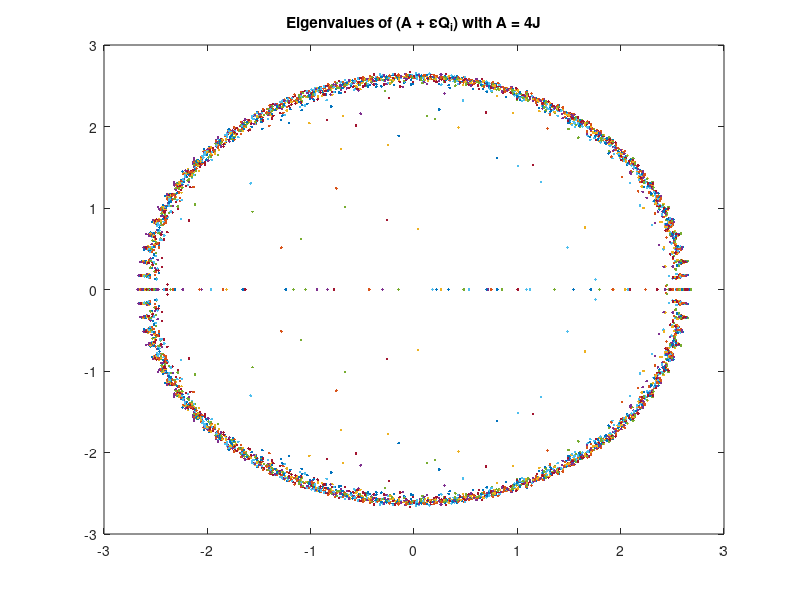
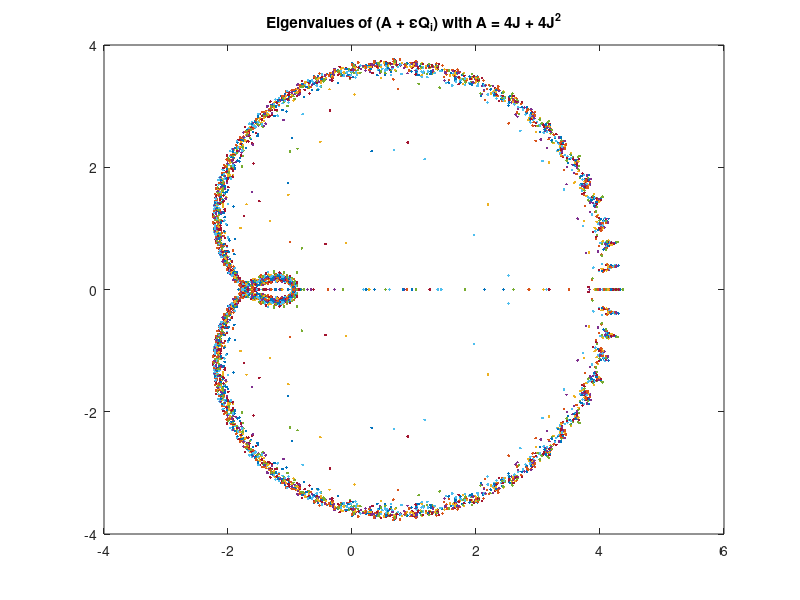
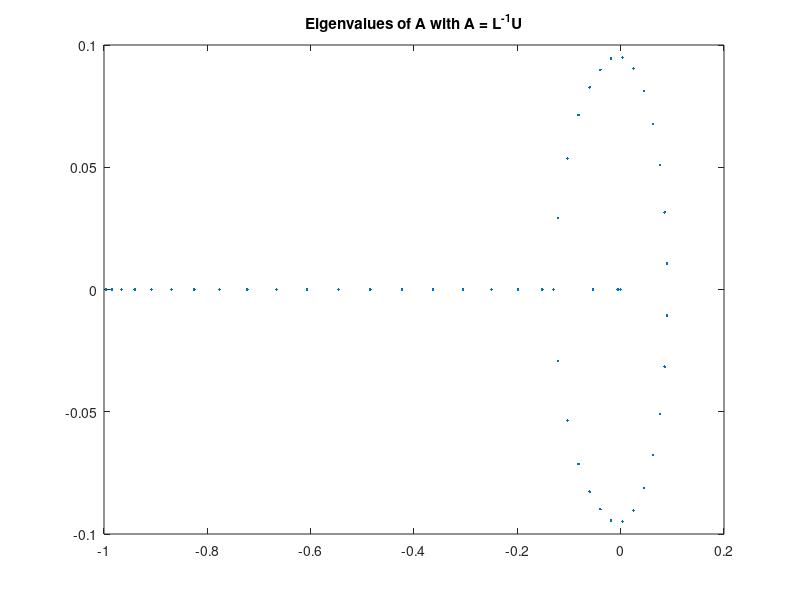
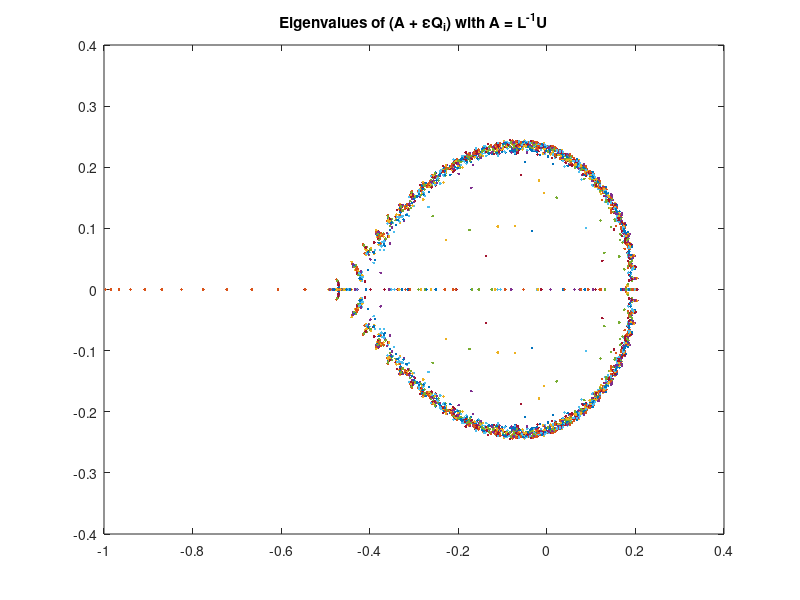

The MATLAB script that drew these images, in order:
% 1 a

n = 50;
a = -1;
b = 1;

B = a + (b-a).*rand(n, n);

% 1 b
[Q, ~] = qr(B);

% 1 c
epsilon = 10^(-8);
Q1 = B;

for ii = 1:100
    B = a + (b-a).*rand(n, n);
    [Q, ~] = qr(B);
    Q1(:, :, ii) = Q;
end

% 2 a)


v = 1:n - 1;
k = 1;
for ii = 1:n - 1
    v(ii) = 1;
end

J = diag(v, k);

% 2 b
A = 4*J;
condA = cond(A)
eigA = eig(A)

q2b = A;
figure(1)
for ii = 1:100
    eigenvalues = eig(A + epsilon*Q1(:, :, ii));
    plot(eigenvalues, '.')
    hold on
end
title('Eigenvalues of (A + \epsilonQ_i) with A = 4J')
hold off

% 2 c
A = 4*J + 4*J^2;
eigA = eig(A)
condA = cond(A)
figure(2)
for ii = 1:100
    eigenvalues = eig(A + epsilon*Q1(:, :, ii));
    plot(eigenvalues, '.')
    hold on
end
title('Eigenvalues of (A + \epsilonQ_i) with A = 4J + 4J^2')
hold off;

% 3 a


v = 1:n - 1;
for ii = 1:n - 1
    v(ii) = 1;
end
diag1 = diag(v, 1);
diag2 = diag(v, -1);
for ii = 1:n
    v(ii) = -2;
end
diag3 = diag(v);

S = diag1 + diag2 + diag3;
L = diag2 + diag3;
U = J;

% 3 b
A = L\U;
condA = cond(A)
figure(3)
eigenvalues = eig(A);
plot(eigenvalues, '.')
title('Eigenvalues of A with A = L^-^1U')

% 3 c
figure(4)
for ii = 1:100
    eigenvalues = eig(A + epsilon*Q1(:, :, ii));
    plot(eigenvalues, '.')
    hold on
end
title('Eigenvalues of (A + \epsilonQ_i) with A = L^-^1U')
hold off;

% 4 a 

a = -2;
b = 2;
r = linspace(a, b, n);
p = poly(r);

% 4 b
A = compan(p);

% 4 c
eigCompanion = eig(A)
condA = cond(A);
figure(5)
for ii = 1:100
    eigenvalues = eig(A + epsilon*Q1(:, :, ii));
    plot(eigenvalues, '.')
    hold on
end
title('Eigenvalues of (A + \epsilonQ_i) with A = compan(poly(r))')
hold off

% 4 d
M = 2*rand(n) - 1;
[W,R] = qr(M); 
B = W*diag(r)*W';

eigenvalues1 = eig(B)

eigenvalues2 = 1:50;
eigenvalues3 = 1:50;

eigenvalues2 = eigenvalues2(:);
eigenvalues3 = eigenvalues3(:);

format long
for ii = 1:10
    eigenvalues2(:, :, ii) = eig(B + epsilon*Q1(:, :, ii));
    eigenvalues3(:, :, ii) = eig(B + epsilon*(Q1(:, :, ii) + Q1(:, :, ii)'));
end
eigenvalues2
eigenvalues3